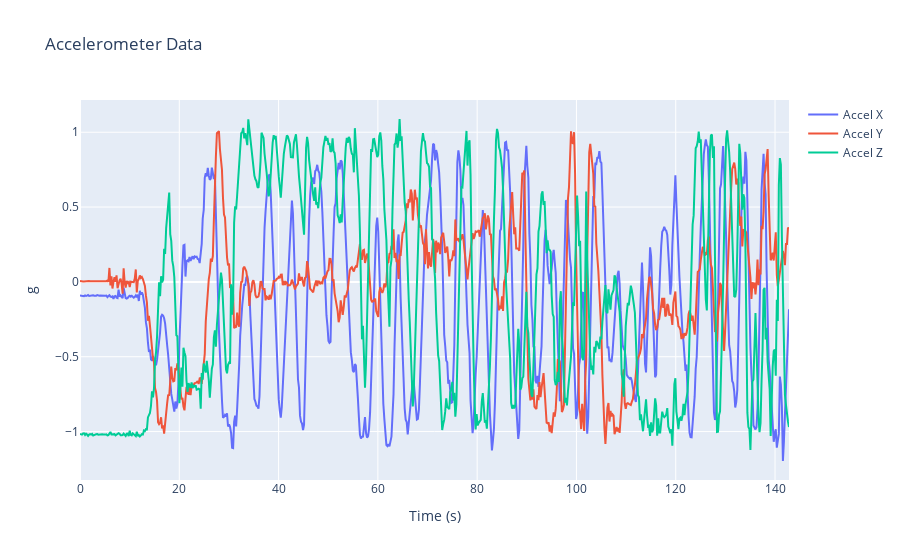

Notebook source saved alongside this figure:
### Code cell
# Simple 2D line plot
fig = go.Figure()
fig.add_trace(go.Scatter(x=df['time_sec'], y=df['ax_g'], name='Accel X'))
fig.add_trace(go.Scatter(x=df['time_sec'], y=df['ay_g'], name='Accel Y'))
fig.add_trace(go.Scatter(x=df['time_sec'], y=df['az_g'], name='Accel Z'))
fig.update_layout(title='Accelerometer Data', xaxis_title='Time (s)', yaxis_title='g')
fig.show()

### Figure 1 — Plotly figure (JSON) as saved in the notebook; plotly's stock layout.template omitted (floating-point values rounded to 4 significant figures; data arrays with more than 128 entries replaced by an {"elided": "..."} marker saying what was removed)
{"data": [{"name": "Accel X", "type": "scatter", "x": {"elided": "700 float values"}, "y": {"elided": "700 float values"}}, {"name": "Accel Y", "type": "scatter", "x": {"elided": "700 float values"}, "y": {"elided": "700 float values"}}, {"name": "Accel Z", "type": "scatter", "x": {"elided": "700 float values"}, "y": {"elided": "700 float values"}}], "layout": {"title": {"text": "Accelerometer Data"}, "xaxis": {"title": {"text": "Time (s)"}}, "yaxis": {"title": {"text": "g"}}}}
